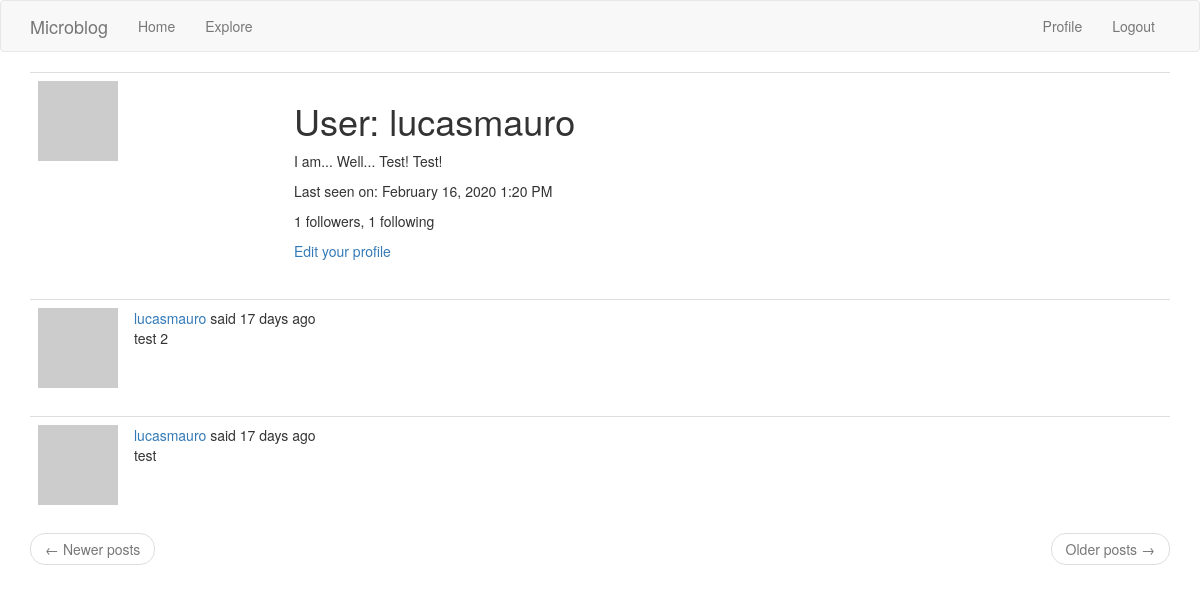
/user/lucasmauro (signed in), run on an earlier commit of the app's database.
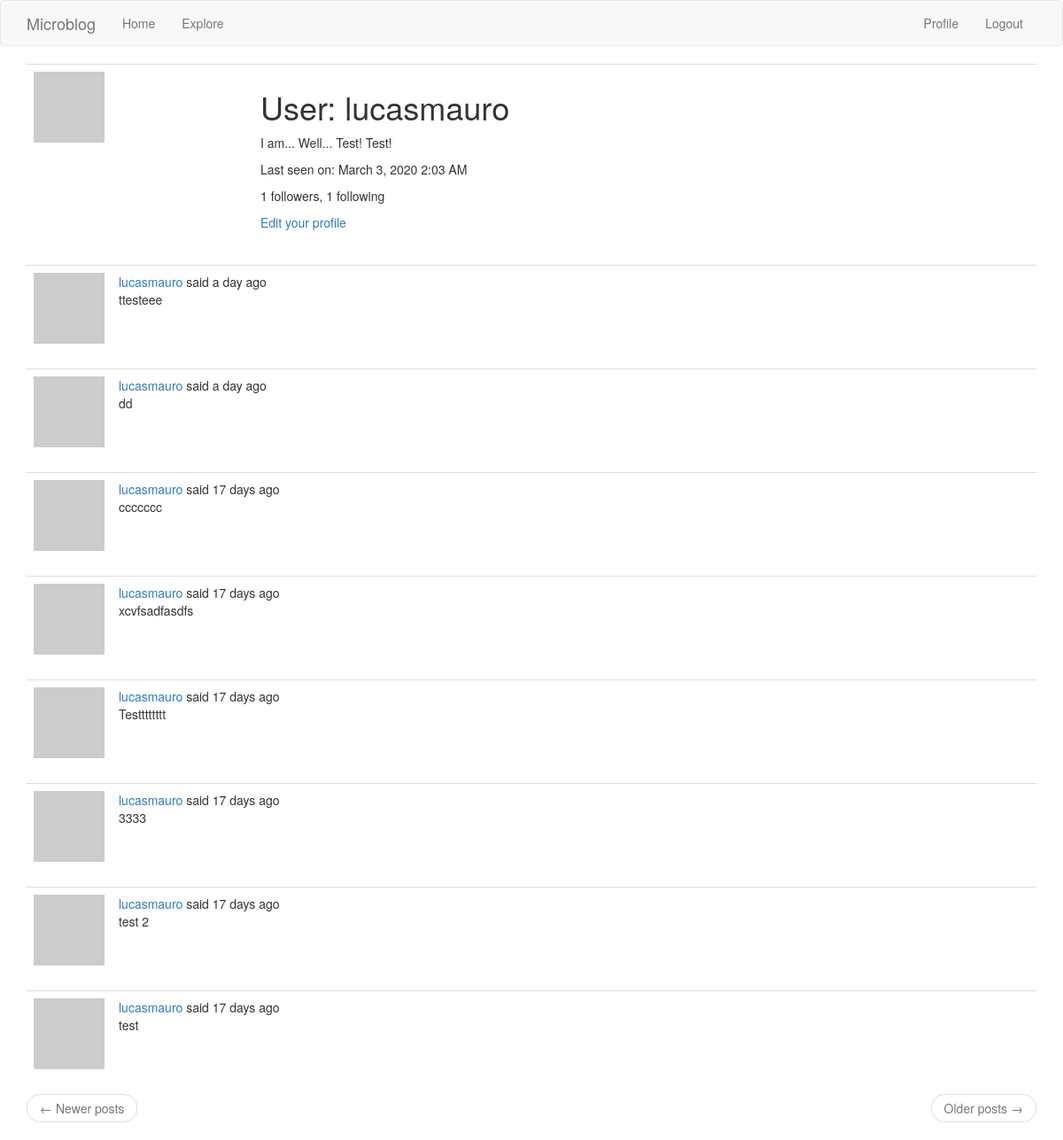
And on a later commit of the database.
### app/models.py (models this page shows, shortened)
class User(UserMixin, db.Model):
    id = db.Column(db.Integer, primary_key=True)
    username = db.Column(db.String(64), index=True, unique=True)
    email = db.Column(db.String(120), index=True, unique=True)
    password_hash = db.Column(db.String(128))
    posts = db.relationship('Post', backref='author', lazy='dynamic')
    about_me = db.Column(db.String(140))
    last_seen = db.Column(db.DateTime, default=datetime.utcnow())
    followed = db.relationship(
        'User',
        secondary=followers,
        primaryjoin=(followers.c.follower_id == id),
        secondaryjoin=(followers.c.followed_id == id),
        backref=db.backref('followers', lazy='dynamic'),
        lazy='dynamic'
    )
    def get_avatar(self, size):
        digest = md5(self.email.lower().encode('utf-8')).hexdigest()
        return f'https://www.gravatar.com/avatar/{digest}?d=identicon&s={size}'

class Post(db.Model):
    id = db.Column(db.Integer, primary_key=True)
    body = db.Column(db.String(140))
    timestamp = db.Column(db.DateTime, index=True, default=datetime.utcnow)
    user_id = db.Column(db.Integer, db.ForeignKey('user.id'))
    language = db.Column(db.String(5))

### app/routes.py (the view)
@app.route('/user/<username>')
@login_required
def user_profile(username):
    user = User.query.filter_by(username=username).first_or_404()
    page = request.args.get('page', 1, type=int)
    posts = user.posts.order_by(Post.timestamp.desc()).paginate(page, app.config['POSTS_PER_PAGE'], False)
    next_url = url_for('user_profile', username=user.username, page=posts.next_num) if posts.has_next else None
    prev_url = url_for('user_profile', username=user.username, page=posts.prev_num) if posts.has_prev else None
    return render_template('user.html', user=user, posts=posts.items,next_url=next_url, prev_url=prev_url)

### app/models.py (called while the page is built)
@login.user_loader
def load_user(id):
    return User.query.get(int(id))

### app/routes.py (called while the page is built)
@app.before_request
def before_request():
    if current_user.is_authenticated:
        current_user.last_seen = datetime.utcnow()
        db.session.commit()
    g.locale = str(get_locale())

### app/templates/user.html
{% extends "base.html" %}
{% block app_content %}
    <table class="table table-hover">
        <tr>
            <td width="256px"><img src="{{ user.get_avatar(256) }}"></td>
            <td>
                <h1>{{ _('User') }}: {{ user.username }}</h1>
                {% if user.about_me %}<p>{{ user.about_me }}</p>{% endif %}
                {% if user.last_seen %}
                <p>{{ _('Last seen on') }}: {{ moment(user.last_seen).format('LLL') }}</p>
                {% endif %}
                <p>{{ _('%(count)d followers', count=user.followers.count()) }}, {{ _('%(count)d following', count=user.followed.count()) }}</p>
                {% if user == current_user %}
                <p><a href="{{ url_for('edit_profile') }}">{{ _('Edit your profile') }}</a></p>
                {% elif not current_user.is_following(user) %}
                <p><a href="{{ url_for('follow', username=user.username) }}">{{ _('Follow') }}</a></p>
                {% else %}
                <p><a href="{{ url_for('unfollow', username=user.username) }}">{{ _('Unfollow') }}</a></p>
                {% endif %}
            </td>
        </tr>
    </table>
    {% for post in posts %}
        {% include '_post.html' %}
    {% endfor %}
    <nav aria-label="...">
        <ul class="pager">
            <li class="previous{% if not prev_url %} disabled{% endif %}">
                <a href="{{ prev_url or '#' }}">
                    <span aria-hidden="true">&larr;</span> {{ _('Newer posts') }}
                </a>
            </li>
            <li class="next{% if not next_url %} disabled{% endif %}">
                <a href="{{ next_url or '#' }}">
                    {{ _('Older posts') }} <span aria-hidden="true">&rarr;</span>
                </a>
            </li>
        </ul>
    </nav>
{% endblock %}

### app/templates/_post.html (shortened to what this page needs)
    <table class="table table-hover">
        <tr>
            <td width="70px">
                <a href="{{ url_for('user_profile', username=post.author.username) }}">
                    <img src="{{ post.author.get_avatar(70) }}" />
                </a>
            </td>
            <td>
                {{ _('%(username)s said %(when)s',
                    username=user_link, when=moment(post.timestamp).fromNow()) }}
                <br>
                <span id="post{{ post.id }}">{{ post.body }}</span>
            </td>
        </tr>
    </table>

What changed in the data, as far as the page shows it:
changed User "lucasmauro": last_seen "February 16, 2020 1:20 PM" → "March 3, 2020 2:03 AM"
added Post: body "ttesteee"
added Post: body "dd"
added Post: body "ccccccc"
added Post: body "xcvfsadfasdfs"
added Post: body "Testttttttt"
added Post: body "3333"
